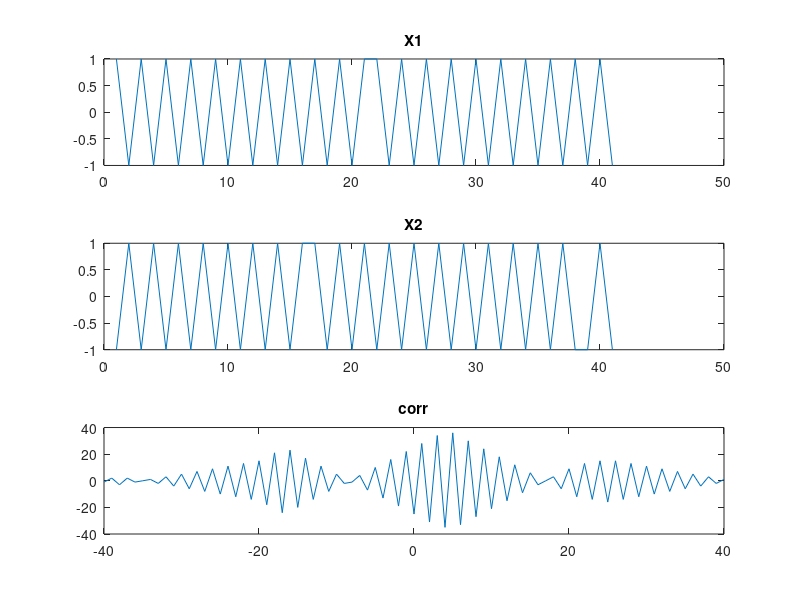

The MATLAB script that drew this image:
clc;
clear all;
t=-20:1:20;
x1=square(3*t);
x2=square(3*(t+5));
[corr,t]=xcorr(x1,x2)
subplot(3,1,1)
plot(x1);
title('X1')
subplot(3,1,2)
plot(x2);
title('X2')
subplot(3,1,3)
plot(t,corr)
title('corr')
mag=max(corr(:))
delay1=find(corr(:)==mag);
if delay1>40
    delay=delay1-41;
end
if delay1<40
    delay=40-delay1;
end

delay


